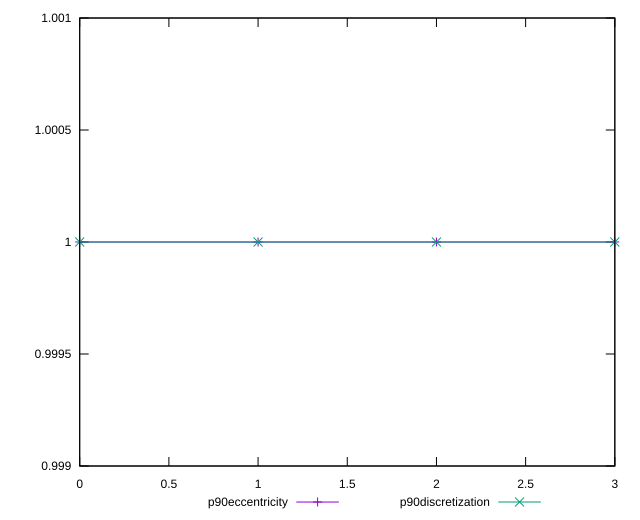

Recreate this plot in gnuplot.
reset

$p90Eccentricity <<EOF
0 0.9999999999999997
1 1
2 0.9999999999999999
3 1.0000000000000004
EOF

$p90Discretization <<EOF
0 1
1 1
2 1
3 1
EOF

set key outside below
set xrange [0:3]
set yrange [0.9989999999999997:1.0010000000000003]
set trange [0.9989999999999997:1.0010000000000003]
set terminal svg size 640, 520 enhanced background rgb 'white'
set output "reports/report_00027_2021-02-24T12-40-31.850Z/bootup-time/progression/eccentricity.svg"

plot $p90Eccentricity title "p90eccentricity" with linespoints, \
     $p90Discretization title "p90discretization" with linespoints

reset
